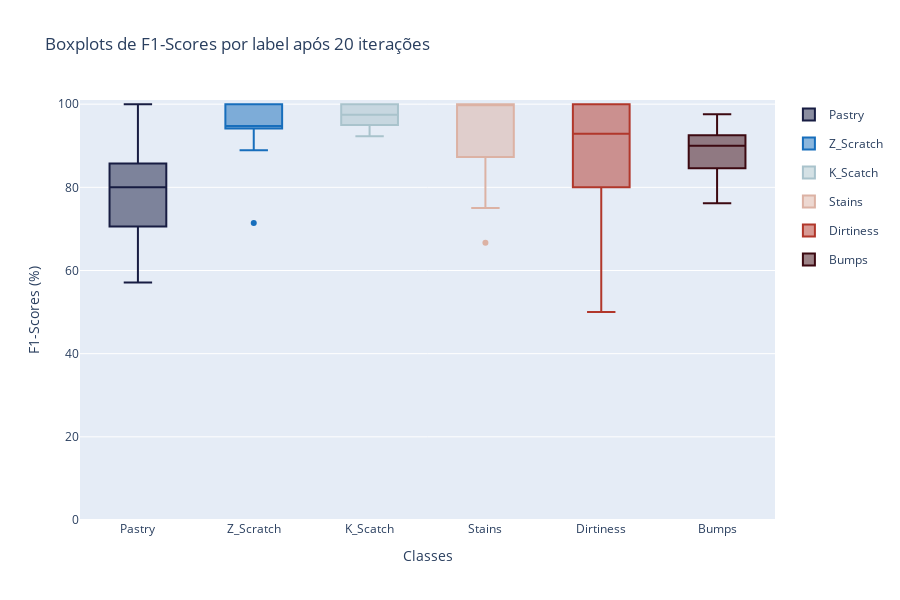

Notebook source saved alongside this figure:
### Code cell
plot_label_metrics(dt_imb_res, 'f1-scores', export=False, filename='dt_imb_f1', path='../figs/metrics_ensemble')

### Figure 1 — Plotly figure (JSON) as saved in the notebook; plotly's stock layout.template omitted (floating-point values rounded to 4 significant figures)
{"data": [{"legendgroup": "0", "marker": {"color": "rgb(23, 28, 66)"}, "name": "Pastry", "type": "box", "y": [87.5, 85.71, 66.67, 80, 93.33, 66.67, 70.59, 85.71, 75, 80, 63.16, 87.5, 70.59, 77.78, 75, 100, 80, 85.71, 85.71, 57.14]}, {"legendgroup": "1", "marker": {"color": "rgb(23, 110, 188)"}, "name": "Z_Scratch", "type": "box", "y": [100, 90.91, 100, 100, 94.74, 100, 100, 94.74, 100, 94.12, 71.43, 94.12, 94.12, 100, 94.12, 94.74, 100, 88.89, 100, 90.91]}, {"legendgroup": "2", "marker": {"color": "rgb(169, 195, 204)"}, "name": "K_Scatch", "type": "box", "y": [100, 94.44, 94.44, 100, 97.44, 100, 97.44, 100, 95, 92.31, 95.24, 100, 95, 97.44, 100, 94.74, 100, 100, 97.44, 100]}, {"legendgroup": "3", "marker": {"color": "rgb(220, 178, 164)"}, "name": "Stains", "type": "box", "y": [100, 100, 66.67, 100, 85.71, 75, 88.89, 100, 100, 100, 100, 100, 100, 100, 85.71, 100, 100, 100, 80, 100]}, {"legendgroup": "4", "marker": {"color": "rgb(177, 55, 43)"}, "name": "Dirtiness", "type": "box", "y": [100, 100, 100, 100, 85.71, 50, 50, 100, 100, 66.67, 100, 85.71, 75, 80, 100, 100, 80, 100, 80, 80]}, {"legendgroup": "5", "marker": {"color": "rgb(60, 9, 17)"}, "name": "Bumps", "type": "box", "y": [95, 90.48, 76.19, 92.68, 87.8, 83.72, 76.92, 93.33, 90, 92.31, 76.92, 95, 84.21, 90, 85, 97.56, 90.48, 90.48, 88.37, 87.18]}], "layout": {"autosize": true, "height": 600, "title": {"text": "Boxplots de F1-Scores por label após 20 iterações"}, "xaxis": {"title": {"text": "Classes"}}, "yaxis": {"range": [0, 101], "title": {"text": "F1-Scores (%)"}}}}
